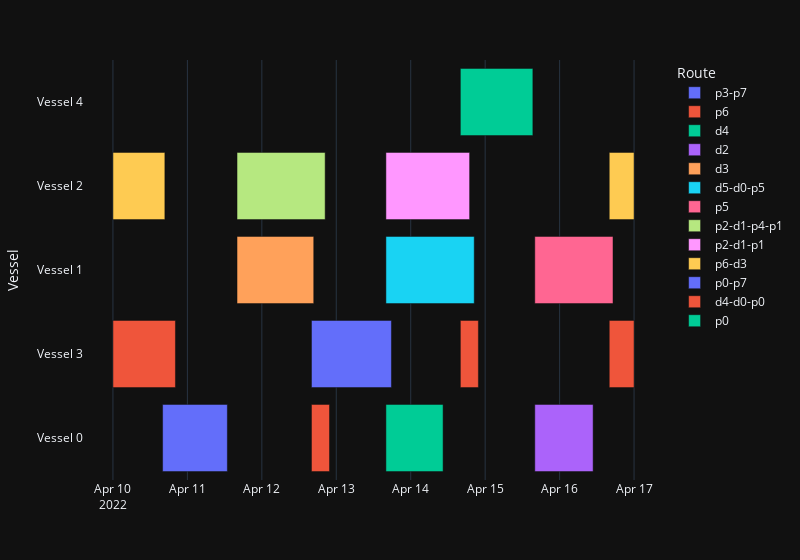

Notebook cell for this chart:
### Code cell
import plotly.express as px
import pandas as pd

start_date = pd.to_datetime('04-10-2022')
df = sch.to_df()
df['Start_datetime'] = start_date + pd.to_timedelta(df.Start, unit='h')
df['End_datetime'] = start_date + pd.to_timedelta(df.End, unit='h')
fig = px.timeline(df,
                  x_start='Start_datetime',
                  x_end='End_datetime',
                  y='Vessel',
                  color='Route',
                  width=800)
fig.show()

### Figure 1 — Plotly figure (JSON) as saved in the notebook; plotly's stock layout.template omitted (floating-point values rounded to 4 significant figures)
{"data": [{"alignmentgroup": "True", "base": ["2022-04-10T16:00:00"], "hovertemplate": "Route=p3-p7<br>Start_datetime=%{base}<br>End_datetime=%{x}<br>Vessel=%{y}<extra></extra>", "legendgroup": "p3-p7", "marker": {"color": "#636efa", "pattern": {"shape": ""}}, "name": "p3-p7", "offsetgroup": "p3-p7", "orientation": "h", "showlegend": true, "textposition": "auto", "x": [75180000.0], "xaxis": "x", "y": ["Vessel 0"], "yaxis": "y", "type": "bar"}, {"alignmentgroup": "True", "base": ["2022-04-12T16:00:00", "2022-04-14T16:00:00"], "hovertemplate": "Route=p6<br>Start_datetime=%{base}<br>End_datetime=%{x}<br>Vessel=%{y}<extra></extra>", "legendgroup": "p6", "marker": {"color": "#EF553B", "pattern": {"shape": ""}}, "name": "p6", "offsetgroup": "p6", "orientation": "h", "showlegend": true, "textposition": "auto", "x": [20940000.0, 20940000.0], "xaxis": "x", "y": ["Vessel 0", "Vessel 3"], "yaxis": "y", "type": "bar"}, {"alignmentgroup": "True", "base": ["2022-04-13T16:00:00"], "hovertemplate": "Route=d4<br>Start_datetime=%{base}<br>End_datetime=%{x}<br>Vessel=%{y}<extra></extra>", "legendgroup": "d4", "marker": {"color": "#00cc96", "pattern": {"shape": ""}}, "name": "d4", "offsetgroup": "d4", "orientation": "h", "showlegend": true, "textposition": "auto", "x": [66370000.0], "xaxis": "x", "y": ["Vessel 0"], "yaxis": "y", "type": "bar"}, {"alignmentgroup": "True", "base": ["2022-04-15T16:00:00"], "hovertemplate": "Route=d2<br>Start_datetime=%{base}<br>End_datetime=%{x}<br>Vessel=%{y}<extra></extra>", "legendgroup": "d2", "marker": {"color": "#ab63fa", "pattern": {"shape": ""}}, "name": "d2", "offsetgroup": "d2", "orientation": "h", "showlegend": true, "textposition": "auto", "x": [67700000.0], "xaxis": "x", "y": ["Vessel 0"], "yaxis": "y", "type": "bar"}, {"alignmentgroup": "True", "base": ["2022-04-11T16:00:00"], "hovertemplate": "Route=d3<br>Start_datetime=%{base}<br>End_datetime=%{x}<br>Vessel=%{y}<extra></extra>", "legendgroup": "d3", "marker": {"color": "#FFA15A", "pattern": {"shape": ""}}, "name": "d3", "offsetgroup": "d3", "orientation": "h", "showlegend": true, "textposition": "auto", "x": [89050000.0], "xaxis": "x", "y": ["Vessel 1"], "yaxis": "y", "type": "bar"}, {"alignmentgroup": "True", "base": ["2022-04-13T16:00:00"], "hovertemplate": "Route=d5-d0-p5<br>Start_datetime=%{base}<br>End_datetime=%{x}<br>Vessel=%{y}<extra></extra>", "legendgroup": "d5-d0-p5", "marker": {"color": "#19d3f3", "pattern": {"shape": ""}}, "name": "d5-d0-p5", "offsetgroup": "d5-d0-p5", "orientation": "h", "showlegend": true, "textposition": "auto", "x": [102500000.0], "xaxis": "x", "y": ["Vessel 1"], "yaxis": "y", "type": "bar"}, {"alignmentgroup": "True", "base": ["2022-04-15T16:00:00"], "hovertemplate": "Route=p5<br>Start_datetime=%{base}<br>End_datetime=%{x}<br>Vessel=%{y}<extra></extra>", "legendgroup": "p5", "marker": {"color": "#FF6692", "pattern": {"shape": ""}}, "name": "p5", "offsetgroup": "p5", "orientation": "h", "showlegend": true, "textposition": "auto", "x": [90770000.0], "xaxis": "x", "y": ["Vessel 1"], "yaxis": "y", "type": "bar"}, {"alignmentgroup": "True", "base": ["2022-04-11T16:00:00"], "hovertemplate": "Route=p2-d1-p4-p1<br>Start_datetime=%{base}<br>End_datetime=%{x}<br>Vessel=%{y}<extra></extra>", "legendgroup": "p2-d1-p4-p1", "marker": {"color": "#B6E880", "pattern": {"shape": ""}}, "name": "p2-d1-p4-p1", "offsetgroup": "p2-d1-p4-p1", "orientation": "h", "showlegend": true, "textposition": "auto", "x": [102300000.0], "xaxis": "x", "y": ["Vessel 2"], "yaxis": "y", "type": "bar"}, {"alignmentgroup": "True", "base": ["2022-04-13T16:00:00"], "hovertemplate": "Route=p2-d1-p1<br>Start_datetime=%{base}<br>End_datetime=%{x}<br>Vessel=%{y}<extra></extra>", "legendgroup": "p2-d1-p1", "marker": {"color": "#FF97FF", "pattern": {"shape": ""}}, "name": "p2-d1-p1", "offsetgroup": "p2-d1-p1", "orientation": "h", "showlegend": true, "textposition": "auto", "x": [97160000.0], "xaxis": "x", "y": ["Vessel 2"], "yaxis": "y", "type": "bar"}, {"alignmentgroup": "True", "base": ["2022-04-16T16:00:00", "2022-04-10T00:00:00"], "hovertemplate": "Route=p6-d3<br>Start_datetime=%{base}<br>End_datetime=%{x}<br>Vessel=%{y}<extra></extra>", "legendgroup": "p6-d3", "marker": {"color": "#FECB52", "pattern": {"shape": ""}}, "name": "p6-d3", "offsetgroup": "p6-d3", "orientation": "h", "showlegend": true, "textposition": "auto", "x": [28800000.0, 60250000.0], "xaxis": "x", "y": ["Vessel 2", "Vessel 2"], "yaxis": "y", "type": "bar"}, {"alignmentgroup": "True", "base": ["2022-04-12T16:00:00"], "hovertemplate": "Route=p0-p7<br>Start_datetime=%{base}<br>End_datetime=%{x}<br>Vessel=%{y}<extra></extra>", "legendgroup": "p0-p7", "marker": {"color": "#636efa", "pattern": {"shape": ""}}, "name": "p0-p7", "offsetgroup": "p0-p7", "orientation": "h", "showlegend": true, "textposition": "auto", "x": [92820000.0], "xaxis": "x", "y": ["Vessel 3"], "yaxis": "y", "type": "bar"}, {"alignmentgroup": "True", "base": ["2022-04-16T16:00:00", "2022-04-10T00:00:00"], "hovertemplate": "Route=d4-d0-p0<br>Start_datetime=%{base}<br>End_datetime=%{x}<br>Vessel=%{y}<extra></extra>", "legendgroup": "d4-d0-p0", "marker": {"color": "#EF553B", "pattern": {"shape": ""}}, "name": "d4-d0-p0", "offsetgroup": "d4-d0-p0", "orientation": "h", "showlegend": true, "textposition": "auto", "x": [28800000.0, 72530000.0], "xaxis": "x", "y": ["Vessel 3", "Vessel 3"], "yaxis": "y", "type": "bar"}, {"alignmentgroup": "True", "base": ["2022-04-14T16:00:00"], "hovertemplate": "Route=p0<br>Start_datetime=%{base}<br>End_datetime=%{x}<br>Vessel=%{y}<extra></extra>", "legendgroup": "p0", "marker": {"color": "#00cc96", "pattern": {"shape": ""}}, "name": "p0", "offsetgroup": "p0", "orientation": "h", "showlegend": true, "textposition": "auto", "x": [84170000.0], "xaxis": "x", "y": ["Vessel 4"], "yaxis": "y", "type": "bar"}], "layout": {"xaxis": {"anchor": "y", "domain": [0.0, 1.0], "type": "date"}, "yaxis": {"anchor": "x", "domain": [0.0, 1.0], "title": {"text": "Vessel"}}, "legend": {"title": {"text": "Route"}, "tracegroupgap": 0}, "margin": {"t": 60}, "barmode": "overlay", "width": 800}}
